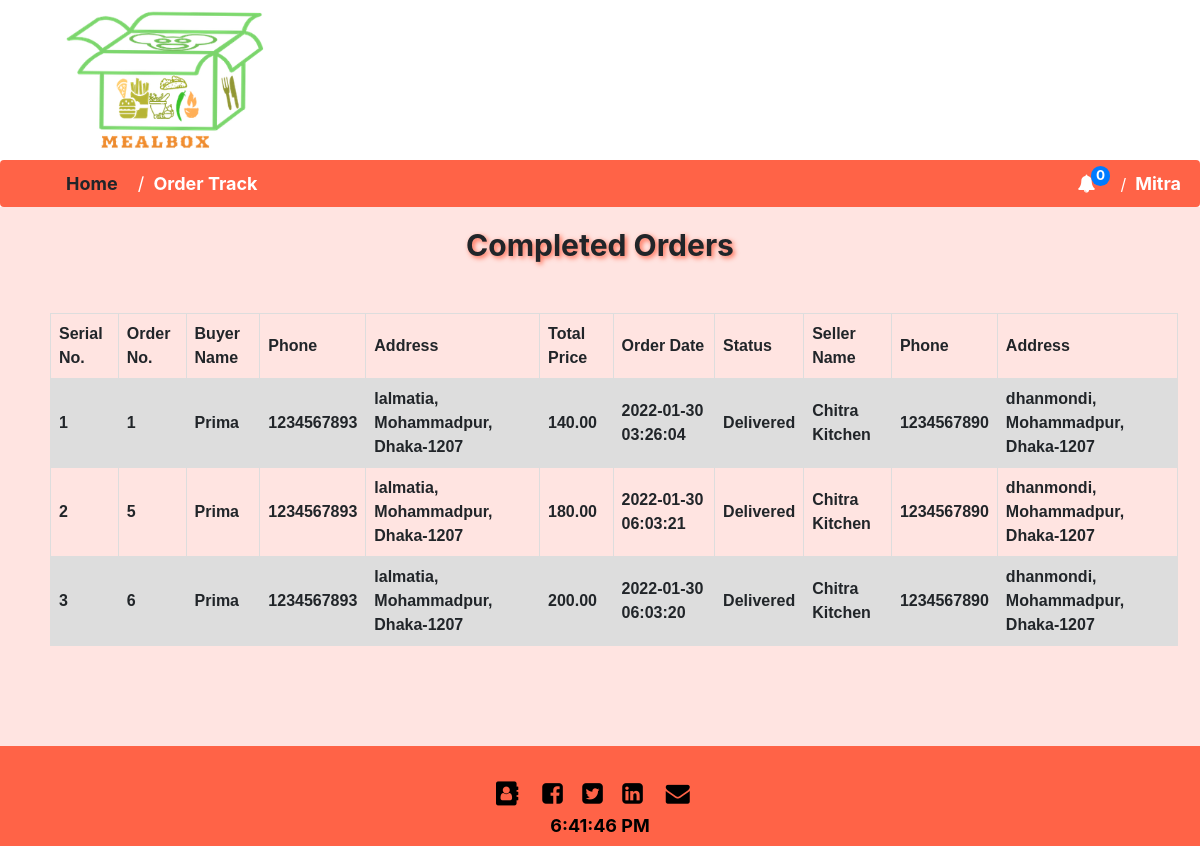
The page /delivery.php (signed in) on the database its author committed.
### tables this page shows
CREATE TABLE `buyer_data` (
  `id` int(255) NOT NULL,
  `unique_id` int(255) NOT NULL,
  `username` varchar(255) NOT NULL,
  `fullname` varchar(255) NOT NULL,
  `phone` int(255) NOT NULL,
  `address` varchar(255) NOT NULL,
  `cash` varchar(255) NOT NULL,
  `order_date` datetime NOT NULL,
  `food_item` varchar(255) NOT NULL,
  `seller_name` varchar(255) NOT NULL,
  `total_quantity` int(11) NOT NULL,
  `unit_price` double(10,2) NOT NULL,
  `total_price` double(10,2) NOT NULL,
  `order_status` varchar(255) NOT NULL,
  `status` int(2) NOT NULL,
  `order_id` int(15) NOT NULL,
  `delivery_man` varchar(255) NOT NULL
);

CREATE TABLE `seller` (
  `id` int(255) NOT NULL,
  `unique_id` int(255) NOT NULL,
  `username` varchar(255) NOT NULL,
  `seller_name` varchar(255) NOT NULL,
  `phone` int(15) NOT NULL,
  `email` varchar(255) NOT NULL,
  `address` varchar(255) NOT NULL,
  `image` text NOT NULL,
  `password` varchar(255) NOT NULL,
  `status` varchar(255) NOT NULL
);

### delivery.php (the view, shortened to what this page needs)
<?php include('server2.php') ?>
<!DOCTYPE html>
<html>
<head>
    <link rel="stylesheet" href="./css/index3.css"/>
    <link rel="stylesheet" href="https://cdnjs.cloudflare.com/ajax/libs/font-awesome/4.7.0/css/font-awesome.min.css">
    <link rel="stylesheet" href="./css/own_style.css"/>
    <link rel="stylesheet" href="https://cdnjs.cloudflare.com/ajax/libs/font-awesome/4.7.0/css/font-awesome.min.css">
    <link rel="stylesheet" href="https://maxcdn.bootstrapcdn.com/bootstrap/4.0.0/css/bootstrap.min.css">
</head>
<body>
  <div class="header">
    <div class="logo">
      <img src="./images/mealbox_logo.PNG" alt="Picture" width="210px" height="150px">
    </div>
  </div>
  <ul class="breadcrumb">
  <li class="home"><b> Home</b></li>
  <li><a class="notify" href="delivery_order_track.php"><b> Order Track</b></a></li>
<?php
$sql10 = mysqli_query($db, "SELECT * FROM order2 WHERE delivery_status=0 AND order_status='On The Way'");
$count=mysqli_num_rows($sql10);
?>
  <div class="dropdown">
  <a class="username" href="#"><i class="fa fa-bell"></i> <span id="count" class="badge badge-primary"><?php echo $count; ?></span></a>
    </div>
    <div class="dropdown">
  <a  class="username" href="#"><b><?php echo $_SESSION['username']; ?></b></a>
    </div>
</ul>
<div class="section2">
 <h2>Completed Orders</h2>
         <table>
      <tr>
        <th>Serial No.</th>
        <th>Order No.</th>
        <th>Buyer Name</th>
        <th>Phone</th>
        <th>Address</th>
        <th>Total Price</th>
        <th>Order Date</th>
        <th>Status</th>
        <th>Seller Name</th>
        <th>Phone</th>
        <th>Address</th>
      </tr>
       <?php
           $i=0;
           $sql15 = mysqli_query($db, "SELECT * FROM buyer_data WHERE order_status='Delivered'");
          if($sql15)
          {
            while($res15=mysqli_fetch_assoc($sql15))
         {
           $buyer_name=$res15['username'];
           $total_price = $res15['total_price'];
           $order_date=$res15['order_date'];
           $order_status=$res15['order_status'];
           $order_id=$res15['id'];
           $buyer_phone=$res15['phone'];
           $buyer_address=$res15['address'];
           $seller_name=$res15['seller_name'];
           $i++;
            $sql11 = mysqli_query($db, "SELECT * FROM seller WHERE seller_name='$seller_name'");
            $res2=mysqli_fetch_assoc($sql11);
               $seller_phone=$res2['phone'];
              $seller_address=$res2['address'];
           ?>
              <tr>
                <th><?php echo $i; ?></th>
                 <th><?php echo $order_id; ?></th>
                <th><?php echo $buyer_name; ?></th>
                <th><?php echo $buyer_phone; ?></th>
                <th><?php echo $buyer_address; ?></th>
                <th><?php echo $total_price; ?></th>
                <th><?php echo $order_date; ?></th>
                <th><?php echo $order_status; ?></th>
                <th><?php echo $seller_name; ?></th>
                <th><?php echo $seller_phone; ?></th>
                <th><?php echo $seller_address; ?></th>
              </tr>
        <?php
         }
          }
        ?>
        </table>
</div>
<div class="section">
</div>
<div class="footer2">
    <div class="socialmedia">
      <a class="social_icons" href="about.php"><i class="fa fa-fw fa-address-book"></i></a>
      <a class="social_icons" href="#"><i class="fa fa-facebook-square"></i></a>
      <a class="social_icons" href="#"><i class="fa fa-twitter-square"></i></a>
      <a class="social_icons" href="#"><i class="fa fa-linkedin-square"></i></a>
      <a class="social_icons" href="contact.php"><i class="fa fa-fw fa-envelope"></i></a>
    </div>
    <div class="timer">
    <b> <p id="demo"></p></b>
    </div>
 </div>
</body>
</html>

### css/index3.css (style rules this page uses)
body { margin:0; }
.header { height: 160px; width: 100%; }
.logo { padding-left: 60px; padding-top: 5px; }
* { box-sizing: border-box; }
body { font-family: Verdana, sans-serif; }
img { vertical-align: middle; }

### css/own_style.css (style rules this page uses)
#count { border-radius: 50%; position: relative; top: -10px; left: -10px; }

### delivery.php (style rules this page uses)
.social_icons { margin-right: 15px; font-size: 24px; color: black; }
.socialmedia { text-align: center; padding-top: 30px; }
.timer p { font-size: 18px; text-align: center; color: black; }
p { margin-bottom: 0; font-size: 16px; }
.section2 { background-color: mistyrose; padding-top: 20px; height: 100%; width: 100%; }
.section { height: 100px; background-color: mistyrose; }
h2 { text-align: center; text-shadow: 2px 2px 5px tomato; font-size: 30px; padding: 0px; font-weight: bold; }
.footer2 { height: 100px; width: 100%; background-color: tomato; }
.dropdown { position: relative; display: inline-block; }
ul.breadcrumb { padding: 10px 16px; list-style: none; background-color: tomato; margin-bottom: 0; }
ul.breadcrumb li { display: inline; font-size: 18px; margin-right: 20px; }
ul.breadcrumb li+li:before, ul.breadcrumb div+div:before { color: white; content: "/\00a0"; }
ul.breadcrumb li a { color: white; text-decoration: none; }
.username { color: white; font-size: 18px; text-decoration: none; }
.notify { margin-right: 800px; }
.home { margin-left: 50px; }
table { font-family: arial, sans-serif; border-collapse: collapse; width: 94%; margin-left: 50px; margin-top: 50px; }
td, th { border: 1px solid #dddddd; text-align: left; padding: 8px; }
tr:nth-child(even) { background-color: #dddddd; }

### rows shown on the page
buyer_data: id "1", username "Prima", phone "1234567893", address "lalmatia, Mohammadpur, Dhaka-1207", total_price "140.00", order_date "2022-01-30 03:26:04", order_status "Delivered", seller_name "Chitra Kitchen", seller.phone "1234567890", seller.address "dhanmondi, Mohammadpur, Dhaka-1207"
buyer_data: id "5", username "Prima", phone "1234567893", address "lalmatia, Mohammadpur, Dhaka-1207", total_price "180.00", order_date "2022-01-30 06:03:21", order_status "Delivered", seller_name "Chitra Kitchen", seller.phone "1234567890", seller.address "dhanmondi, Mohammadpur, Dhaka-1207"
buyer_data: id "6", username "Prima", phone "1234567893", address "lalmatia, Mohammadpur, Dhaka-1207", total_price "200.00", order_date "2022-01-30 06:03:20", order_status "Delivered", seller_name "Chitra Kitchen", seller.phone "1234567890", seller.address "dhanmondi, Mohammadpur, Dhaka-1207"

### other values the page prints
$count "0"
$_SESSION['username'] "Mitra"
